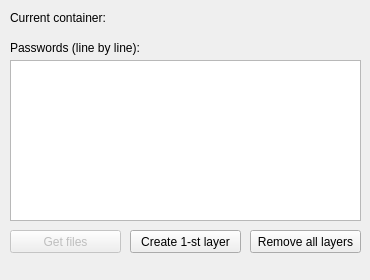
<?xml version="1.0" encoding="UTF-8"?>
<ui version="4.0">
 <class>MainWindow</class>
 <widget class="QMainWindow" name="MainWindow">
  <property name="geometry">
   <rect>
    <x>0</x>
    <y>0</y>
    <width>370</width>
    <height>280</height>
   </rect>
  </property>
  <property name="windowTitle">
   <string>FractalCrypt</string>
  </property>
  <widget class="QWidget" name="centralwidget">
   <widget class="QPlainTextEdit" name="passwordsTextEdit">
    <property name="geometry">
     <rect>
      <x>10</x>
      <y>60</y>
      <width>351</width>
      <height>161</height>
     </rect>
    </property>
   </widget>
   <widget class="QPushButton" name="getFilesButton">
    <property name="enabled">
     <bool>false</bool>
    </property>
    <property name="geometry">
     <rect>
      <x>10</x>
      <y>230</y>
      <width>111</width>
      <height>23</height>
     </rect>
    </property>
    <property name="text">
     <string>Get files</string>
    </property>
   </widget>
   <widget class="QPushButton" name="createLayerButton">
    <property name="geometry">
     <rect>
      <x>130</x>
      <y>230</y>
      <width>111</width>
      <height>23</height>
     </rect>
    </property>
    <property name="text">
     <string>Create 1-st layer</string>
    </property>
   </widget>
   <widget class="QPushButton" name="removeLayerButton">
    <property name="enabled">
     <bool>true</bool>
    </property>
    <property name="geometry">
     <rect>
      <x>250</x>
      <y>230</y>
      <width>111</width>
      <height>23</height>
     </rect>
    </property>
    <property name="text">
     <string>Remove all layers</string>
    </property>
   </widget>
   <widget class="QLabel" name="passwordsLabel">
    <property name="geometry">
     <rect>
      <x>10</x>
      <y>40</y>
      <width>331</width>
      <height>16</height>
     </rect>
    </property>
    <property name="text">
     <string>Passwords (line by line):</string>
    </property>
   </widget>
   <widget class="QLabel" name="currentPathLabel">
    <property name="geometry">
     <rect>
      <x>10</x>
      <y>10</y>
      <width>351</width>
      <height>16</height>
     </rect>
    </property>
    <property name="text">
     <string>Current container: </string>
    </property>
   </widget>
  </widget>
  <widget class="QMenuBar" name="menubar">
   <property name="geometry">
    <rect>
     <x>0</x>
     <y>0</y>
     <width>370</width>
     <height>21</height>
    </rect>
   </property>
  </widget>
 </widget>
 <resources/>
 <connections/>
</ui>
